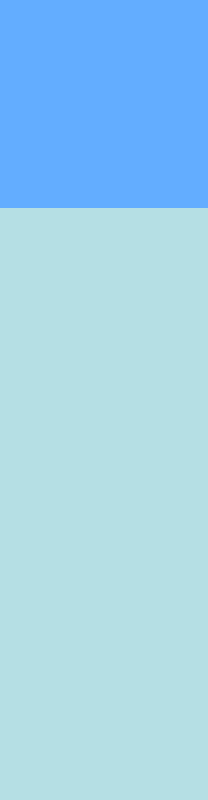

A level layout from a 2D game, rendered from its tile map. Below: a short description, then the map file with tile-grid data replaced by summaries:
An orthogonal 13x50 tile map with 16x16 px tiles, 2 tile layers (background, graphic), 2 tilesets.

<map version="1.0" orientation="orthogonal" renderorder="right-down" width="13" height="50" tilewidth="16" tileheight="16" nextobjectid="8">
 <tileset firstgid="1" name="tileset_gutter" tilewidth="16" tileheight="16" spacing="2" margin="1" tilecount="924" columns="33">
  <image source="tileset_gutter.png" width="594" height="504" />
 </tileset>
 <tileset firstgid="925" name="nestle" tilewidth="16" tileheight="16" spacing="2" margin="1" tilecount="12769" columns="113">
  <image source="nestle.png" width="2048" height="2048" />
 </tileset>
 <layer name="background" width="13" height="50">
  <data>[650 cells, 650 non-empty, 2 distinct tile ids]</data>
 </layer>
 <layer name="graphic" width="13" height="50">
  <data>[650 cells, 0 non-empty, 0 distinct tile ids]</data>
 </layer>
 <objectgroup name="obstacles" />
 <objectgroup name="Object Layer 2" />
 <objectgroup name="Object Layer 3" />
</map>
